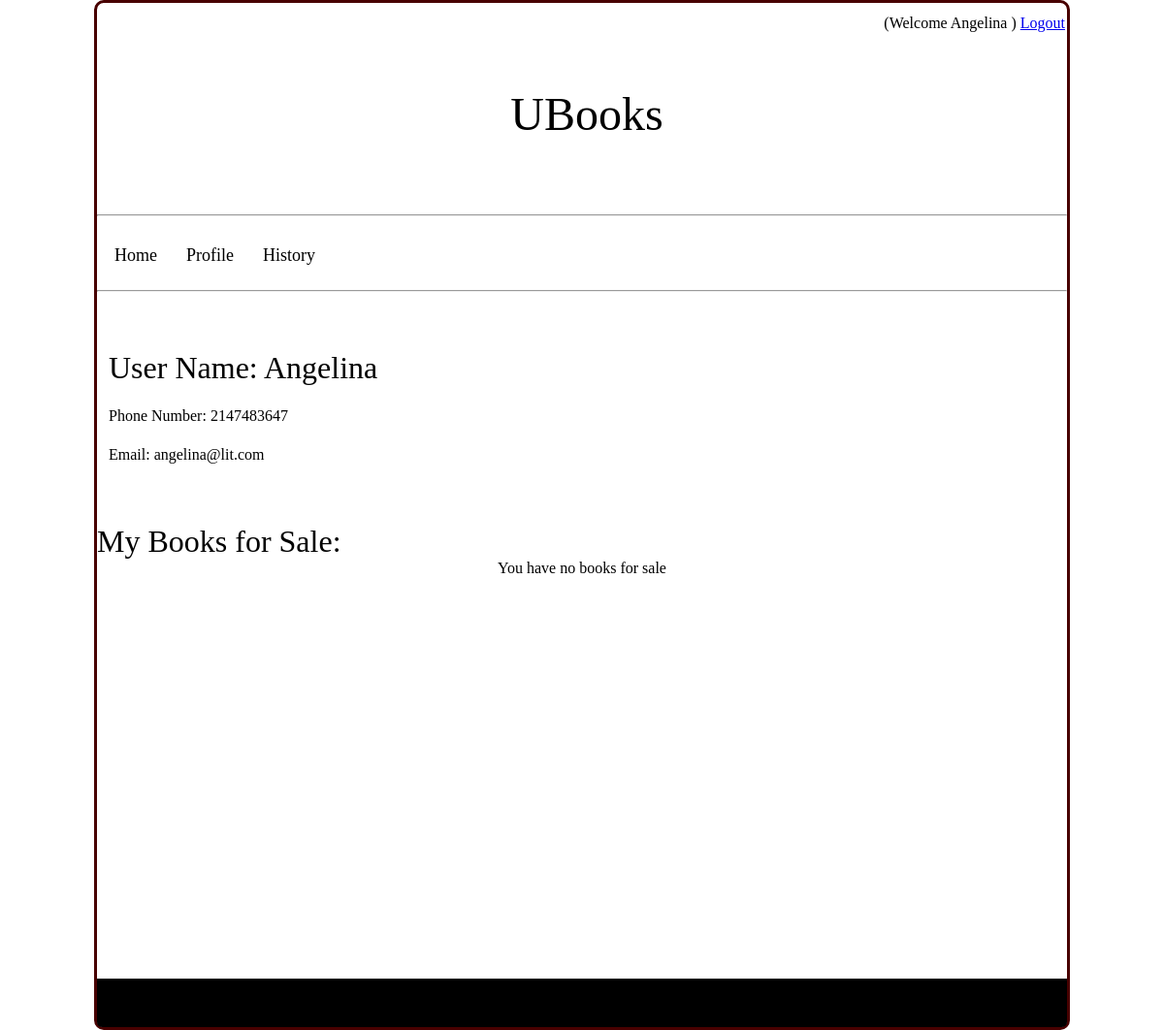
/profile_Page.php (signed in), run on the app's committed database.
### tables this page shows
create table Users(
	user_ID varchar(5) not null,
	user_name char(30),
	phone_num int(10),
	email char(30),
	passwords char(40),
	
	primary key (user_ID)
);

### PHP/login_session_functions.php (the view, shortened to what this page needs)
<?php
	function view_user_info(){
			$mysqli = new mysqli(DB_HOST, DB_USERNAME, DB_PASSWORD, DB_DATABASE);
			$sql = "SELECT * FROM users  WHERE user_ID='".$_SESSION['my_user_ID']."'";
			$result = $mysqli->query($sql);
			$user = $result->fetch_assoc();
			echo '<table id="profile_info">';
			echo'	<tr><td><h2> User Name: '.$user["user_name"].'</h2><td></tr>';
			echo'	<tr><td> Phone Number: '.$user["phone_num"].'<td></tr>';
			echo'	<tr><td> Email: '.$user["email"].'<td></tr>';
			echo'</table>';
	}
	function my_books_for_sale(){
			$mysqli = new mysqli(DB_HOST, DB_USERNAME, DB_PASSWORD, DB_DATABASE);
			$sql = "SELECT * FROM products natural join books  WHERE product_ID not in (select product_ID from orders) and user_ID='".$_SESSION['my_user_ID']."'";
			$result = $mysqli->query($sql);
			echo'<h2 style="padding-top:50px">My Books for Sale:</h2>';
			if ($result->num_rows > 0) {
				echo '<table id="book_list2">';
				while($row = $result->fetch_assoc()) {
					$title= $row["title"];
					$author= $row["author"];
					$price= $row["price"];
					echo '	<tr>';
					echo'		<td><a href="">Title: '.$title.'</a></td>';
					echo'		<td>Author:'.$author.'</td>';
					echo'		<td>Price:'.$price.'$</td>';
					echo'	</tr>';
				}
				echo'</table>';
				echo'	<div style="padding-left:100px;padding-top:50px">';
				echo'		<form action="">';
				echo'			<button >Order</button>';
				echo'		</form>';
				echo'	</div>';
			} else {
			echo "<p>You have no books for sale</p>";
			}
	}
?>

### style/profile_history.css (style rules this page uses)
html, body, div, span, applet, object, iframe, h1, h2, h3, h4, h5, h6, p, blockquote, pre, a, abbr, acronym, address, big, cite, code, html, body, div, span, applet, object, iframe, h1, h2, h3, h4, h5, h6, p, blockquote, pre, a, abbr, acronym, address, big, cite, code, del, dfn, em, img, ins, kbd, q, s, samp, small, strike, strong, sub, sup, tt, var, b, u, i, center, dl, dt, dd, ol, ul, li, fieldset, form, label, legend, table, caption, tbody, tfoot, thead, tr, th, td, article, aside, canvas, details, embed, figure, figcaption, footer, header, hgroup, menu, nav, output, ruby, section, summary, time, mark, audio, video { margin: 0; padding: 0; border: 0; font-size: 100%; font: inherit; vertical-align: baseline; }
#profile_info { padding-top:40px; width:50%; }
#profile_info td { text-align:left; padding:10px; }
h2 { font-size:200%; }
p { text-align:center; }

### data on the page
users: user_name "Angelina", phone_num "2147483647", email "angelina@lit.com"

### other printed values
$_SESSION['my_user_name'] "Angelina"
